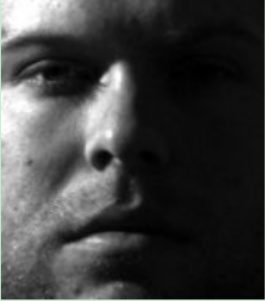
//> input picture code/opencv/_7/build/7-1.png, 265 x 301 px
$ ./gamma   (built with g++ and OpenCV 4)
//> lines starting //> are read from the running program, lines starting //| are printed output that depends on the picture
#include<iostream>//调用头文件；命名空间；函数声明
#include<math.h>
#include<opencv2/opencv.hpp>
using namespace std;
using namespace cv;
void gamma(Mat& inputImage);

int main()//主函数
{
	Mat img_1=imread("7-1.png"),img_2=imread("7-2.jpg");//读取两张图片
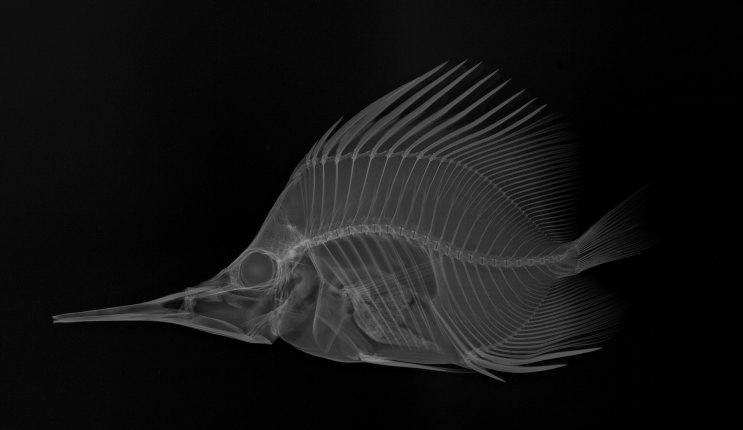
//> input picture code/opencv/_7/build/7-2.jpg, 743 x 430 px
//> img_1 is the input picture: 301 rows x 265 cols, CV_8UC3; mean B, G, R 61.4, 61.7, 61.3
//> img_2 is the input picture: 430 rows x 743 cols, CV_8UC3; min 0, max 153, mean 19.6
	imshow("img_1_1",img_1);//显示两张图片
	imshow("img_2_1",img_2);

	gamma(img_1);//伽马矫正两张图片
	gamma(img_2);

	imshow("img_1_2",img_1);//显示矫正后的图片
	imshow("img_2_2",img_2);

	waitKey(0);//按任意键退出
}

void gamma(Mat& inputImage)//定义伽马矫正（幂律变换）函数，用于图像增强，提升或减小暗部细节，通过非线性变换让图像从曝光强度的线性响应变得更接近人眼感受的响应，即对曝光过多或不足的图片进行矫正
{
	int row=inputImage.rows;//取输入图片的行数
//> row = 301
	int col=inputImage.cols*inputImage.channels();//取输入图片的列数*通道数
//> col = 795

	for(int i=0;i<row;i++)//用for循环遍历像素
	{
		uchar* data=inputImage.ptr<uchar>(i);//取行地址？
		for(int j=0;j<col;j++)
			data[j]=pow((data[j]+0.5)/256,1/2.2)*256-0.5;//伽马变换：先归一化，然后通过乘方预补偿，最后反归一化
	}
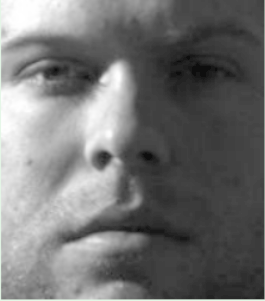
//> inputImage: 301 rows x 265 cols, CV_8UC3; mean B, G, R 113.5, 113.7, 113.5
//> after the loop in gamma (call 2), `for(int i=0;i<row;i++)`:
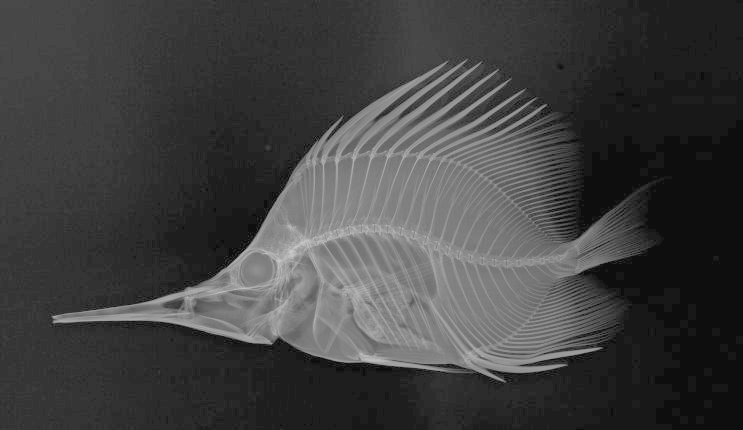
//> inputImage: 430 rows x 743 cols, CV_8UC3; min 14, max 202, mean 64.8
}
